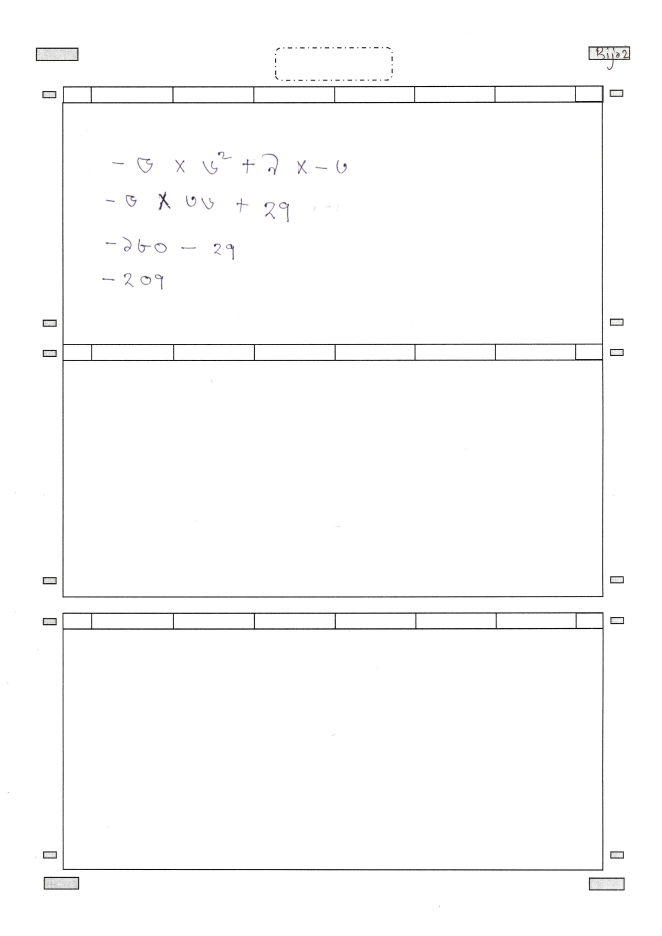
#> input picture Data/10.jpg, 3307 x 4676 px, found by its file name (shown at 1/5 size)
$ jupyter execute --allow-errors Bangla_Handwritten_equation_new.ipynb   (shell and % lines are left out)   (older library calls are emulated)
#> lines starting #> are read from the running program, lines starting #| are printed output that depends on the picture
# **Evaluation of handwritten mathematical equations**

> Aim of this project  is to develop a computer vision algorithm along with solution package for recognizing and digitizing steps of solving a mathematical equation written by freehand on a paper, validating the steps and final answer of the recognized handwritten lines by maintaining the context

## Import Dependencies

[cell 1]
#Loading libraries
import cv2
import numpy as np
import matplotlib.pyplot as plt
import pandas as pd
import os
from scipy import ndimage
import math
import keras
import ast
import operator as op
import re
from keras_preprocessing.image import ImageDataGenerator
#Suppressing warning
def warn(*args, **kwargs):
    pass
import warnings
warnings.warn = warn
from google.colab.patches import cv2_imshow

## Load the model

[cell 2]
#Global Variable
dict_clean_img = {} #BINARY IMAGE DICTIONAY
dict_img = {} #ORIGINAL IMAGE DICTIONARY

#Keras support channel first (1,28,28) only
keras.backend.set_image_data_format("channels_first")
#> (this line was passed over: keras is not available in this run)

Google drive download

imageDataset

Model Architecture

[cell 3]
from keras.callbacks import EarlyStopping
from keras.layers import Dense, Conv2D,  MaxPool2D, Flatten, GlobalAveragePooling2D,  BatchNormalization, Layer, Add
from keras.models import Sequential
from keras.models import Model
import tensorflow as tf


class ResnetBlock(Model):
    """
    A standard resnet block.
    """

    # [45 lines left out: functions __init__, call, not called in this run]


class ResNet18(Model):

    def __init__(self, num_classes, **kwargs):
        """
            num_classes: number of classes in specific classification task.
        """
        super().__init__(**kwargs)
        self.conv_1 = Conv2D(64, (7, 7), strides=2,
                             padding="same", kernel_initializer="he_normal")
        self.init_bn = BatchNormalization()
        self.pool_2 = MaxPool2D(pool_size=(2, 2), strides=2, padding="same")
        self.res_1_1 = ResnetBlock(64)
        self.res_1_2 = ResnetBlock(64)
        self.res_2_1 = ResnetBlock(128, down_sample=True)
        self.res_2_2 = ResnetBlock(128)
        self.res_3_1 = ResnetBlock(256, down_sample=True)
        self.res_3_2 = ResnetBlock(256)
        self.res_4_1 = ResnetBlock(512, down_sample=True)
        self.res_4_2 = ResnetBlock(512)
        self.avg_pool = GlobalAveragePooling2D()
        self.flat = Flatten()
        self.fc = Dense(num_classes, activation="softmax")

    # [11 lines left out: function call, not called in this run]

[cell 4]
from google.colab import drive
#> (the rest of this cell did not finish here and is left out)

**ResNet Weight loading**

[cell 5]
path =  os.path.join('/content/resnet.h5')
#> (the rest of this cell did not finish here and is left out)

**CNN Model weight loading**

[cell 6]
path =  os.path.join('DCNN_10AD_sy.h5')
print(path)
#loading models
#> (the rest of this cell did not finish here and is left out)

## Defining utils function

[cell 7]
#%%
# [38 lines left out: function image_resize, not called in this run]

'''
Evaluate New
'''
# supported operators
operators = {ast.Add: op.add, ast.Sub: op.sub, ast.Mult: op.mul,
             ast.Div: op.truediv, ast.Pow: op.pow, ast.BitXor: op.xor,
             ast.USub: op.neg}

# [20 lines left out: functions eval_expr, eval_, not called in this run]

'''
Workspace Detection
'''

# [62 lines left out: functions sort_contours, getBestShift, shift, not called in this run]

#%%
#Data Generator using tensorflow method
#> (the rest of this cell did not finish here and is left out)

## Read the Image

[cell 8]
#image_path = os.path.join('/content/CamScanner 03-11-2023 03.03 (1)_1.jpg')
image_path = os.path.join('pureDataset','10.jpg')
A = 10**10
X = 1
B = 1
Y = 0


im = cv2.imread(image_path)
#> im is the input picture: shape (4676, 3307, 3); mean B, G, R 251.8, 251.8, 251.8
img = cv2.resize(im, ( 2000,1000))
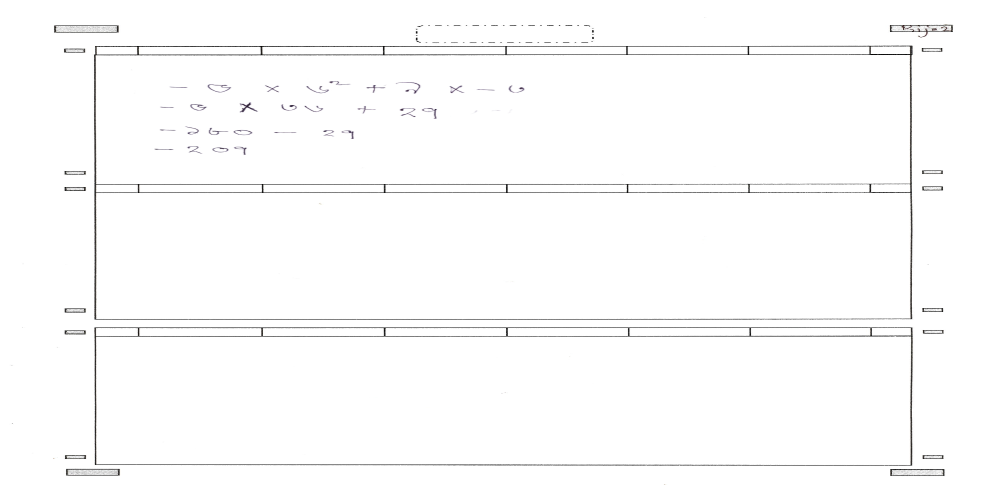
#> img: shape (1000, 2000, 3) (shown at 1/2 size); mean B, G, R 251.8, 251.8, 251.8
plt.figure(figsize=(12,12))
plt.imshow(img)

# Extracting WorkSpaces
## Logic Used:
### 1. Using area based rule to pinpoint the actual boxes inspite of many rectangles present in the worksheet

## Line Detection

### Logic Used: For Line Localisation

Assumptions :
1) Sufficient gap between lines is required
2) There should be atleast some intersection between exponential character and line

[cell 9]
import cv2
import numpy as np
import pandas as pd


# Define the coordinates of the workspace


# Crop the workspace from the image
workspace =img
H,W = workspace.shape[:2]
#> H = 1000; W = 2000
# Perform line detection on the workspace
#> (the rest of this cell did not finish here and is left out)
